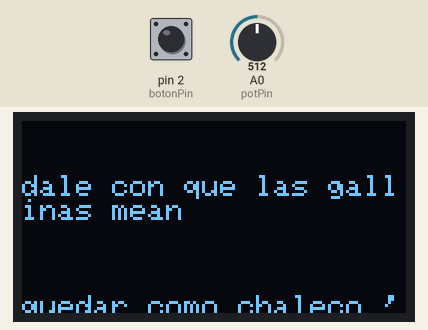
The sketch below on a simulated Arduino Uno, built with avr-gcc and run on an emulated ATmega328P. On the bench: 128×64 one-colour display. The inputs (shaded band) are chosen by the test bench; at power-on: A0 (potPin) = 512, pin 2 (botonPin) HIGH. What the sketch prints to the serial monitor is not drawn.

Above: at 1.2 s.
1.3 s: A0 (potPin) set to 716
At 1.78 s:
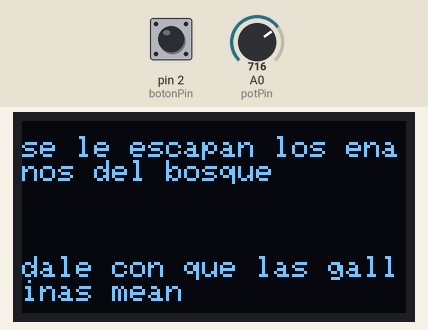
3.1 s: A0 (potPin) set to 900
At 3.35 s:
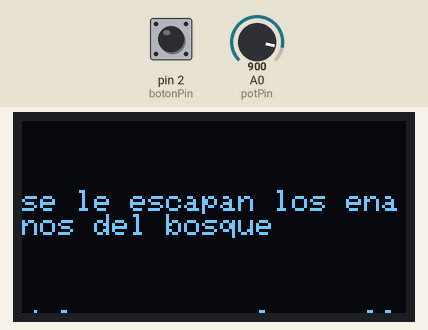
4.7 s: A0 (potPin) set to 1023
At 5.22 s:
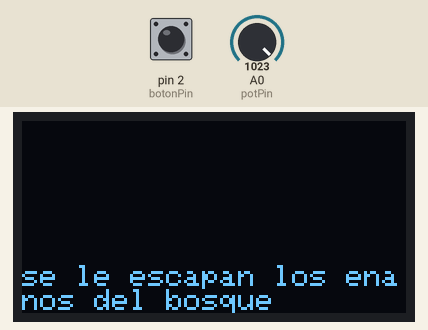
Timing chart, 0 to 7.7 s (numbered marks = the images above; inputs shaded):
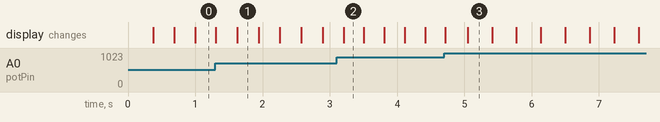

Measured:
- after the input at 1.3 s, the display: first differs from a run without the input after 0.32 s (image 1)
- after the input at 3.1 s, the display: changes after 0.11 s (image 2)
- after the input at 4.7 s, the display: first differs from a run without the input after 0.35 s (image 3)

The sketch:

poemSampler-v4.ino
```cpp
#include <Adafruit_GFX.h>
#include <Adafruit_SSD1306.h>
#include <Wire.h>

#define SCREEN_WIDTH 128
#define SCREEN_HEIGHT 64
#define OLED_RESET -1
Adafruit_SSD1306 display(SCREEN_WIDTH, SCREEN_HEIGHT, &Wire, OLED_RESET);

int potPin = A0;
int botonPin =2;

int poteValue=0;
int botonValue;

int desplazo = -poteValue;

char *refranes[] = { "se le escapan los enanos del bosque", "dale con que las gallinas mean", "quedar como chaleco 'e mono", "wawa que no llora no mama" };

// String refranEnano = "se le escapan los enanos del bosque";
// String refranGallina = "dale con que las gallinas mean";
// String refranMono = "quedar como chaleco 'e mono";
// String refranWawa = "wawa que no llora no mama";

//int16_t y = -8;  // Comenzamos fuera de la pantalla

void setup() {
  if (!display.begin(SSD1306_SWITCHCAPVCC, 0x3C)) {
    Serial.println(F("Error al iniciar la pantalla SSD1306"));
    for (;;)
      ;
  }
  Serial.begin(9600);
  pinMode(botonPin, INPUT_PULLUP);

  //tenía un problema recurrente, el display no iniciaba sino hasta que desenchufaba y volvía a enchufar el cable.
  //añadiendo la linea de begin, se arregló el problema <https://www.youtube.com/watch?v=___p9JYbTc0>
  //display.begin(SSD1306_SWITCHCAPVCC, 0x3C);
  display.clearDisplay();
  display.setTextSize(1);
  display.setTextColor(SSD1306_WHITE);
}

void loop() {


  poteValue = analogRead(potPin);
  //<https://www.youtube.com/watch?v=dUOGDd-LA3k> de este código me inspiré para usar valores negativos en el mapeo.
  poteValue = map(poteValue, 0, 1023, -100,40);  //map value 0-1023 to 0-255 (PWM)

  botonValue= digitalRead(botonPin);
Serial.println(botonValue);

  display.clearDisplay();

  display.setCursor(0, poteValue);


  display.println(refranes[0]);
  display.print("\n");
  display.print("\n");
  display.print("\n");
  // display.print("\n");
  display.println(refranes[1]);
  display.print("\n");
  display.print("\n");
  display.print("\n");
  // display.print("\n");
  display.println(refranes[2]);
  display.print("\n");
  display.print("\n");
  display.print("\n");
  // display.print("\n");
  display.println(refranes[3]);

  display.display();


  display.clearDisplay();

  display.setCursor(140, poteValue);


  display.println(refranes[0]);
  display.print("\n");
  display.print("\n");
  display.print("\n");
  // display.print("\n");
  display.println(refranes[1]);
  display.print("\n");
  display.print("\n");
  display.print("\n");
  // display.print("\n");
  display.println(refranes[2]);
  display.print("\n");
  display.print("\n");
  display.print("\n");
  // display.print("\n");
  display.println(refranes[3]);

  display.display();


}
```
